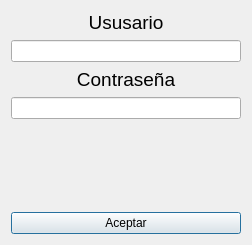
<?xml version="1.0" encoding="UTF-8"?>
<ui version="4.0">
 <class>Login</class>
 <widget class="QDialog" name="Login">
  <property name="windowModality">
   <enum>Qt::WindowModality::NonModal</enum>
  </property>
  <property name="geometry">
   <rect>
    <x>0</x>
    <y>0</y>
    <width>252</width>
    <height>245</height>
   </rect>
  </property>
  <property name="windowTitle">
   <string>Login</string>
  </property>
  <property name="windowIcon">
   <iconset resource="recursos.qrc">
    <normaloff>:/imagenes/Emeicjac logo.jpg</normaloff>:/imagenes/Emeicjac logo.jpg</iconset>
  </property>
  <layout class="QGridLayout" name="gridLayout">
   <item row="2" column="0">
    <widget class="QLabel" name="label_2">
     <property name="font">
      <font>
       <pointsize>14</pointsize>
      </font>
     </property>
     <property name="text">
      <string>Contraseña</string>
     </property>
     <property name="alignment">
      <set>Qt::AlignmentFlag::AlignCenter</set>
     </property>
    </widget>
   </item>
   <item row="1" column="0">
    <widget class="QLineEdit" name="lineEditUser"/>
   </item>
   <item row="3" column="0">
    <widget class="QLineEdit" name="lineEditpwd"/>
   </item>
   <item row="0" column="0">
    <widget class="QLabel" name="label">
     <property name="font">
      <font>
       <pointsize>14</pointsize>
      </font>
     </property>
     <property name="text">
      <string>Ususario</string>
     </property>
     <property name="alignment">
      <set>Qt::AlignmentFlag::AlignCenter</set>
     </property>
    </widget>
   </item>
   <item row="5" column="0">
    <widget class="QPushButton" name="pushButton">
     <property name="text">
      <string>Aceptar</string>
     </property>
    </widget>
   </item>
   <item row="4" column="0">
    <spacer name="verticalSpacer">
     <property name="orientation">
      <enum>Qt::Orientation::Vertical</enum>
     </property>
     <property name="sizeHint" stdset="0">
      <size>
       <width>20</width>
       <height>40</height>
      </size>
     </property>
    </spacer>
   </item>
  </layout>
 </widget>
 <tabstops>
  <tabstop>lineEditUser</tabstop>
  <tabstop>lineEditpwd</tabstop>
  <tabstop>pushButton</tabstop>
 </tabstops>
 <resources>
  <include location="recursos.qrc"/>
 </resources>
 <connections/>
</ui>
